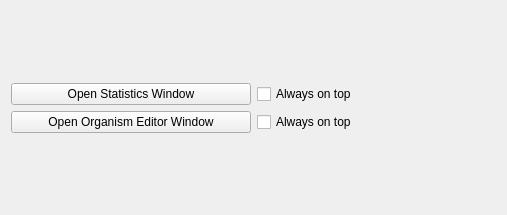
                   <widget class="QWidget" name="scrollAreaWidgetContents_5">
                    <property name="geometry">
                     <rect>
                      <x>0</x>
                      <y>0</y>
                      <width>507</width>
                      <height>215</height>
                     </rect>
                    </property>
                    <layout class="QVBoxLayout" name="verticalLayout_10">
                     <item>
                      <spacer name="verticalSpacer_3">
                       <property name="orientation">
                        <enum>Qt::Vertical</enum>
                       </property>
                       <property name="sizeHint" stdset="0">
                        <size>
                         <width>20</width>
                         <height>40</height>
                        </size>
                       </property>
                      </spacer>
                     </item>
                     <item>
                      <layout class="QHBoxLayout" name="horizontalLayout_35">
                       <item>
                        <widget class="QPushButton" name="tb_open_statisctics">
                         <property name="text">
                          <string>Open Statistics Window</string>
                         </property>
                         <property name="checkable">
                          <bool>true</bool>
                         </property>
                        </widget>
                       </item>
                       <item>
                        <widget class="QCheckBox" name="cb_statistics_always_on_top">
                         <property name="text">
                          <string>Always on top</string>
                         </property>
                        </widget>
                       </item>
                      </layout>
                     </item>
                     <item>
                      <layout class="QHBoxLayout" name="horizontalLayout_36">
                       <item>
                        <widget class="QPushButton" name="tb_open_organism_editor">
                         <property name="text">
                          <string>Open Organism Editor Window</string>
                         </property>
                         <property name="checkable">
                          <bool>true</bool>
                         </property>
                        </widget>
                       </item>
                       <item>
                        <widget class="QCheckBox" name="cb_editor_always_on_top">
                         <property name="text">
                          <string>Always on top</string>
                         </property>
                        </widget>
                       </item>
                      </layout>
                     </item>
                     <item>
                      <spacer name="verticalSpacer_4">
                       <property name="orientation">
                        <enum>Qt::Vertical</enum>
                       </property>
                       <property name="sizeHint" stdset="0">
                        <size>
                         <width>20</width>
                         <height>40</height>
                        </size>
                       </property>
                      </spacer>
                     </item>
                    </layout>
                   </widget>
